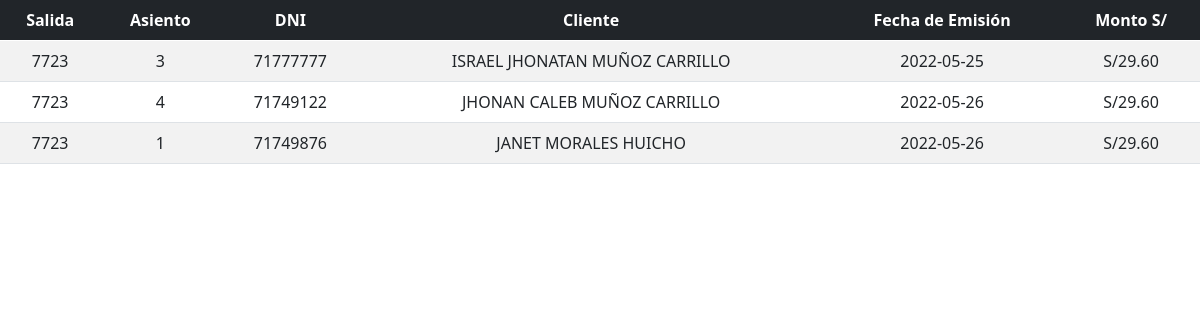
Screenshot of /php/reservas/search_sal.php?salida=7723 with the database file from the repository.
### tables this page shows
CREATE TABLE `con_pasajero` (
  `id_cod` int(11) NOT NULL,
  `id_salida` int(11) NOT NULL,
  `asiento` int(2) NOT NULL,
  `dni` int(8) NOT NULL,
  `fec_emi` date NOT NULL,
  `monto` decimal(8,2) NOT NULL
);

CREATE TABLE `clientes` (
  `dni` int(8) NOT NULL,
  `nombres` varchar(50) NOT NULL,
  `apellidos` varchar(50) NOT NULL,
  `sexo` varchar(1) NOT NULL
);

### php/reservas/search_sal.php (the view, shortened to what this page needs)
<!DOCTYPE html>
<html lang="en">
<head>
    <link href="https://cdn.jsdelivr.net/npm/bootstrap@5.0.2/dist/css/bootstrap.min.css" rel="stylesheet">
</head>
<body>
    <table class="table table-striped text-center" id="tabla">
        <thead class="table-dark">
                <th>Salida</th>
                <th>Asiento</th>
                <th>DNI</th>
                <th>Cliente</th>
                <th>Fecha de Emisión</th>
                <th>Monto S/</th>
        </thead>
        <tbody id="body-table">
        <?php
            include "../conexion.php";
            $id_salida=$_GET["salida"];
            $salida="";
            $sql="SELECT c.nombres,c.apellidos,c.dni,r.id_salida,r.asiento,r.fec_emi,r.monto from con_pasajero r inner join clientes c on r.dni = c.dni where r.id_salida=$id_salida";
            $sql_res=$conexion->query($sql);
            if($sql_res -> num_rows > 0){
                while($row = $sql_res->fetch_assoc()){
                    $salida.='
                        <tr>
                        <td>'.$row['id_salida'].'</td>
                        <td>'.$row['asiento'].'</td>
                        <td>'.$row['dni'].'</td>
                        <td>'.$row['nombres'].' '.$row['apellidos'].'</td>
                        <td>'.$row['fec_emi'].'</td>
                        <td> S/'.$row['monto'].'</td>
                        </tr>
                    ';
                }
            }
            echo $salida;
        ?>
        </tbody>
    </table>
</body>
</html>

### rows the page displays
con_pasajero: id_salida "7723", asiento "3", clientes.dni "71777777", clientes.nombres "ISRAEL JHONATAN", clientes.apellidos "MUÑOZ CARRILLO", fec_emi "2022-05-25", monto "29.60"
con_pasajero: id_salida "7723", asiento "4", clientes.dni "71749122", clientes.nombres "JHONAN CALEB", clientes.apellidos "MUÑOZ CARRILLO", fec_emi "2022-05-26", monto "29.60"
con_pasajero: id_salida "7723", asiento "1", clientes.dni "71749876", clientes.nombres "JANET", clientes.apellidos "MORALES HUICHO", fec_emi "2022-05-26", monto "29.60"
